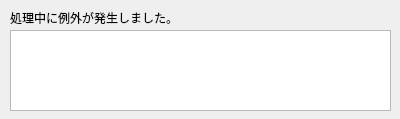
<?xml version="1.0" encoding="UTF-8"?>
<ui version="4.0">
 <class>Form</class>
 <widget class="QWidget" name="Form">
  <property name="geometry">
   <rect>
    <x>0</x>
    <y>0</y>
    <width>400</width>
    <height>119</height>
   </rect>
  </property>
  <property name="windowTitle">
   <string>Form</string>
  </property>
  <widget class="QLabel" name="label">
   <property name="geometry">
    <rect>
     <x>10</x>
     <y>10</y>
     <width>251</width>
     <height>16</height>
    </rect>
   </property>
   <property name="text">
    <string>処理中に例外が発生しました。</string>
   </property>
  </widget>
  <widget class="QTextEdit" name="ExceptionInformation">
   <property name="geometry">
    <rect>
     <x>10</x>
     <y>30</y>
     <width>381</width>
     <height>81</height>
    </rect>
   </property>
  </widget>
 </widget>
 <resources/>
 <connections/>
</ui>
